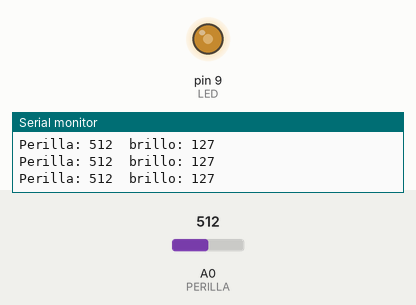
A sketch run on a simulated Arduino Uno, built with avr-gcc and run on an emulated ATmega328P. Shown: output pins drawn as LEDs (lit = HIGH), the last lines printed to the serial monitor. Inputs (shaded band) come from the test bench; at power-on: A0 (PERILLA) = 512.

Above: at 1.2 s.
1.3 s: A0 (PERILLA) set to 716
At 1.9 s:
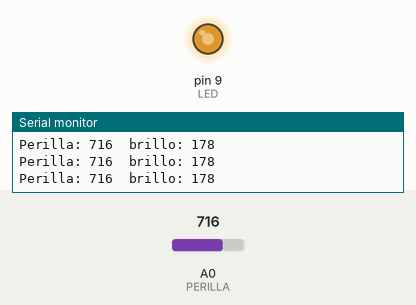
2.8 s: A0 (PERILLA) set to 900
At 3.4 s:
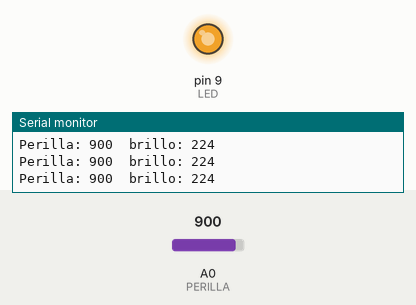
4.3 s: A0 (PERILLA) set to 122
At 4.9 s:
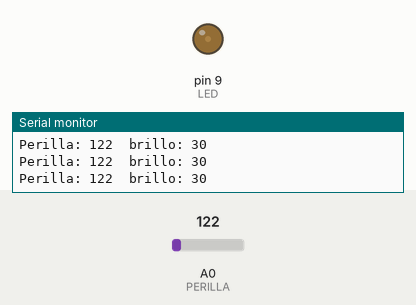
5.8 s: A0 (PERILLA) set to 0
At 6.4 s:
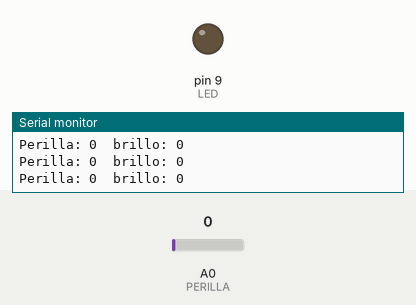
7.3 s: A0 (PERILLA) set to 511
At 7.8 s:
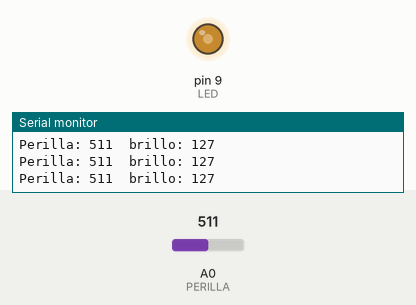
Timing chart, 0 to 9.8 s (numbered marks = the images above; inputs shaded):
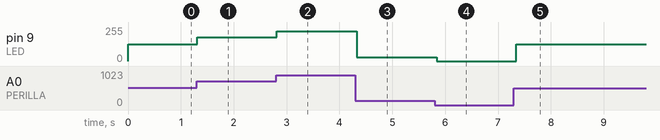

Measured:
- after the input at 1.3 s, pin 9 (LED): 127/255 → 178/255 at once
- after the input at 2.8 s, pin 9 (LED): 178/255 → 224/255 at once
- after the input at 4.3 s, pin 9 (LED): 224/255 → 30/255 at once
- after the input at 5.8 s, pin 9 (LED): 30/255 → 0/255 at once
- after the input at 7.3 s, pin 9 (LED): 0/255 → 127/255 at once

The sketch:

potbrillo.ino
```cpp
// La perilla regula el brillo del LED (PWM).
const int PERILLA = A0;
const int LED = 9;   // pin con ~: puede dar PWM

void setup() {
  pinMode(LED, OUTPUT);
  Serial.begin(9600);
}

void loop() {
  int lectura = analogRead(PERILLA);        // 0 a 1023
  int brillo = map(lectura, 0, 1023, 0, 255);
  analogWrite(LED, brillo);                 // 0 a 255
  Serial.print("Perilla: ");
  Serial.print(lectura);
  Serial.print("  brillo: ");
  Serial.println(brillo);
  delay(100);
}
```
